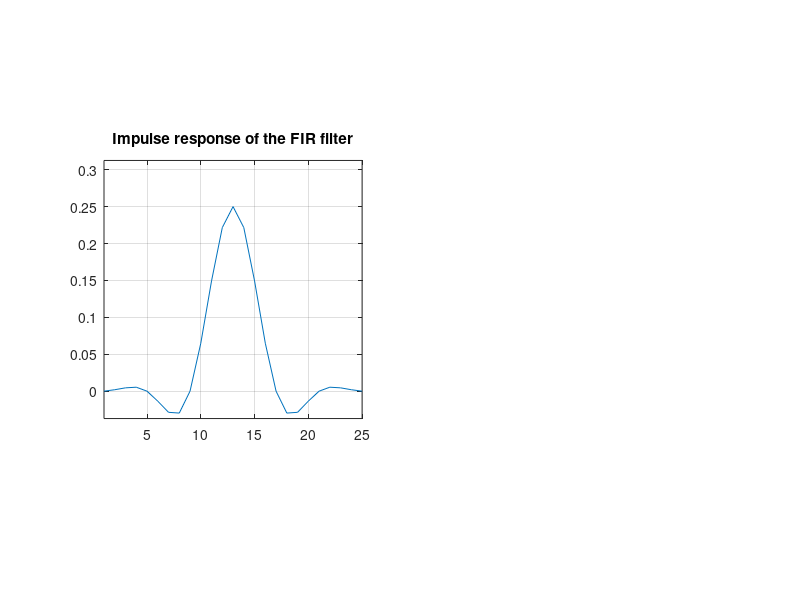
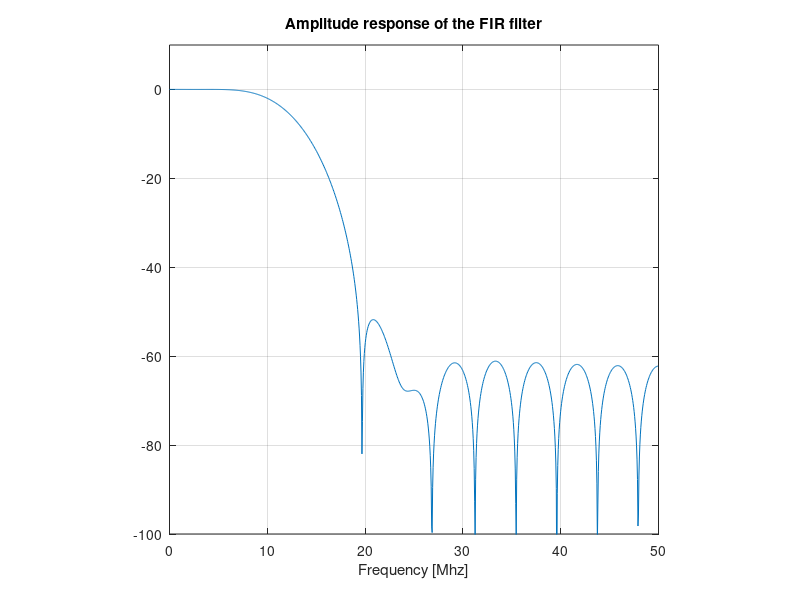

Write MATLAB code to recreate these figures, in order.
% Assignment 3 Question 4.4
% Design a linear-phase lowpass FIR filter of length N = 25 with cutoff
% frequency at 12.5 MHz, assuming a sampling rate of 100 MHz. Use the 
% Hamming window. Plot the amplitude response in terms of dB vs frequency
% in MHz 

N = 25;              % filter length
wc = 0.25;           % cutoff frequency 12.5MHz=0.25pi if pi=fs/2= 50MHz                     
M = (N-1)/2;         % 
n = 0:1:N-1;         %

% Generate impulse response of the ideal filter
hd = wc*sinc((n-M)*wc); 

% Generate a hamming window function
w = hamming(N);
w = reshape(w,[1 25]);

% Obtain impulse response
h = w.*hd;

mx = 1.25*max(max(h));
mn = 1.25*min(min(h));

figure(1)
subplot(121)
plot(h)
axis([1 N mn mx])
axis('square')
grid
title('Impulse response of the FIR filter')

% Evaluate frequency response of the filter and plot
[H,w] = freqz(h,1,1024);
w = w*50/pi;
figure(2)
plot(w,20*log10(abs(H)))
axis([0 50 -100 10])
axis('square')
grid
title('Amplitude response of the FIR filter')
xlabel('Frequency [Mhz]')


